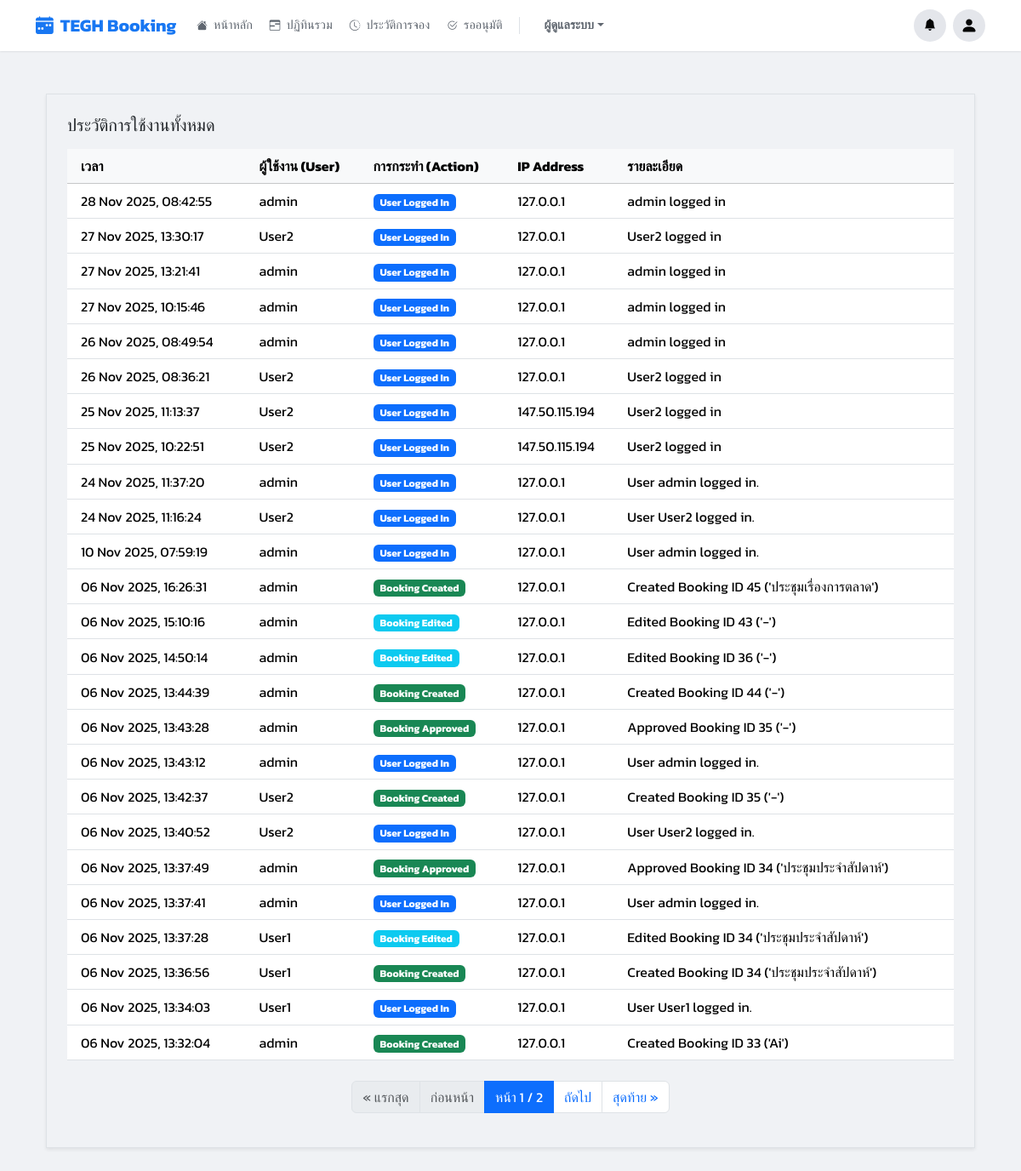
The app's page /manage/logs/ (signed in), older data.
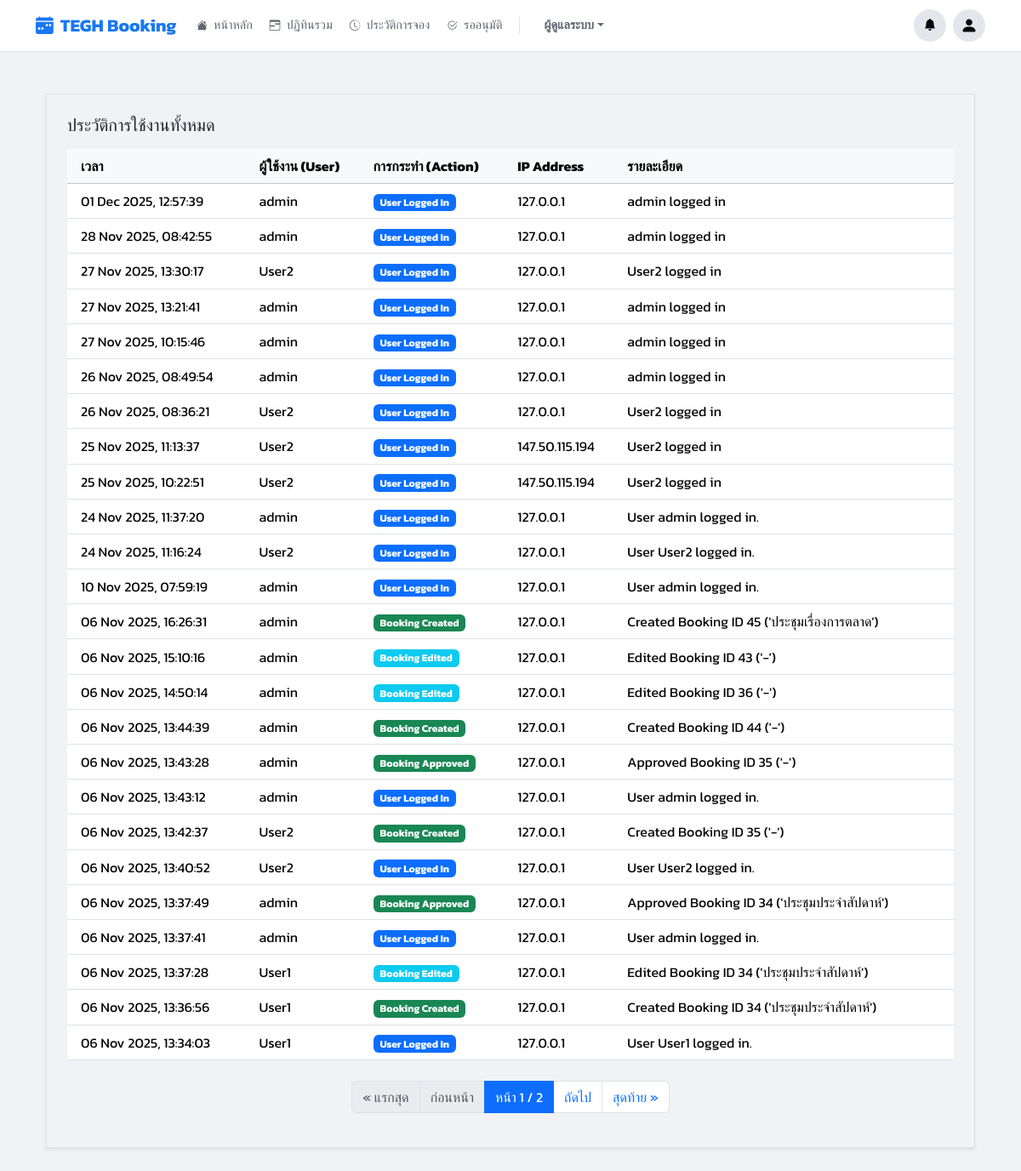
The same page, newer data.
### booking/models.py (models this page shows, shortened)
class AuditLog(models.Model):
    ACTION_CHOICES = [
        ('LOGIN', 'User Logged In'),
        ('BOOKING_CREATED', 'Booking Created'),
        ('BOOKING_EDITED', 'Booking Edited'),
        ('BOOKING_CANCELLED', 'Booking Cancelled'),
        ('BOOKING_APPROVED', 'Booking Approved'),
        ('BOOKING_REJECTED', 'Booking Rejected'),
    ]
    user = models.ForeignKey(User, on_delete=models.SET_NULL, null=True, blank=True)
    action = models.CharField(max_length=20, choices=ACTION_CHOICES)
    timestamp = models.DateTimeField(auto_now_add=True)
    details = models.TextField(blank=True, null=True)
    ip_address = models.GenericIPAddressField(null=True, blank=True)
    class Meta:
        ordering = ['-timestamp']

### booking/views.py (the view)
# urls.py: path('manage/logs/', views.audit_log_view, name='audit_log'),
@login_required
def audit_log_view(request): return render(request, 'pages/audit_log.html', {**get_base_context(request), 'page_obj': Paginator(AuditLog.objects.all().order_by('-timestamp'), 25).get_page(request.GET.get('page'))})

### booking/views.py (called while the page is built)
def is_admin(user):
    return user.is_authenticated and (user.is_superuser or user.groups.filter(name='Admin').exists())

def is_approver_or_admin(user):
    return user.is_authenticated and (user.is_superuser or user.groups.filter(name__in=['Approver', 'Admin']).exists())

### templates/pages/audit_log.html (shortened to what this page needs)
{% extends 'base.html' %}
{% load static %}
{% block content %}
<div class="container-fluid py-4">
    <div class="content-card shadow-sm border p-3 p-md-4">
        <h5 class="mb-3">ประวัติการใช้งานทั้งหมด</h5>
        <div class="table-responsive">
            <table class="table table-hover mb-0 align-middle">
                <thead class="table-light">
                    <tr>
                        <th scope="col" class="ps-3">เวลา</th>
                        <th scope="col">ผู้ใช้งาน (User)</th>
                        <th scope="col">การกระทำ (Action)</th>
                        <th scope="col">IP Address</th>
                        <th scope="col">รายละเอียด</th>
                    </tr>
                </thead>
                <tbody>
                    {% for log in page_obj %}
                    <tr>
                        <td class="ps-3">{{ log.timestamp|date:"d M Y, H:i:s" }}</td>
                        <td>
                            {% if log.user %}
                                {{ log.user.username }}
                            {% else %}
                                <span class="text-muted small">(N/A)</span>
                            {% endif %}
                        </td>
                        <td>
                            <span class="badge
                                {% if log.action == 'LOGIN' %}bg-primary
                                {% elif log.action == 'BOOKING_CREATED' %}bg-success
                                {% elif log.action == 'BOOKING_EDITED' %}bg-info
                                {% elif log.action == 'BOOKING_APPROVED' %}bg-success
                                {% elif log.action == 'BOOKING_REJECTED' %}bg-warning text-dark
                                {% elif log.action == 'BOOKING_CANCELLED' %}bg-danger
                                {% else %}bg-secondary{% endif %}">
                                {{ log.get_action_display }}
                            </span>
                        </td>
                        <td>{{ log.ip_address|default:"-" }}</td>
                        <td>{{ log.details|default:"-" }}</td>
                    </tr>
                    {% endfor %}
                </tbody>
            </table>
        </div>
        {% if page_obj.has_other_pages %}
            <nav aria-label="Page navigation" class="mt-4">
                <ul class="pagination justify-content-center">
                    {% if page_obj.has_previous %}
                        <li class="page-item"><a class="page-link" href="?page=1">&laquo; แรกสุด</a></li>
                        <li class="page-item"><a class="page-link" href="?page={{ page_obj.previous_page_number }}">ก่อนหน้า</a></li>
                    {% else %}
                        <li class="page-item disabled"><span class="page-link">&laquo; แรกสุด</span></li>
                        <li class="page-item disabled"><span class="page-link">ก่อนหน้า</span></li>
                    {% endif %}
                    <li class="page-item active" aria-current="page">
                        <span class="page-link">หน้า {{ page_obj.number }} / {{ page_obj.paginator.num_pages }}</span>
                    </li>
                    {% if page_obj.has_next %}
                        <li class="page-item"><a class="page-link" href="?page={{ page_obj.next_page_number }}">ถัดไป</a></li>
                        <li class="page-item"><a class="page-link" href="?page={{ page_obj.paginator.num_pages }}">สุดท้าย &raquo;</a></li>
                    {% else %}
                        <li class="page-item disabled"><span class="page-link">ถัดไป</span></li>
                        <li class="page-item disabled"><span class="page-link">สุดท้าย &raquo;</span></li>
                    {% endif %}
                </ul>
            </nav>
        {% endif %}
    </div>
</div>
{% endblock %}

Row changes from the older to the newer data that the page shows:
no longer on this page (row unchanged): AuditLog: timestamp "06 Nov 2025, 13:32:04", user.username "admin", action "Booking Created", ip_address "127.0.0.1", details "Created Booking ID 33 ('Ai')"
added AuditLog: timestamp "01 Dec 2025, 12:57:39", user.username "admin", action "User Logged In", ip_address "127.0.0.1", details "admin logged in"
